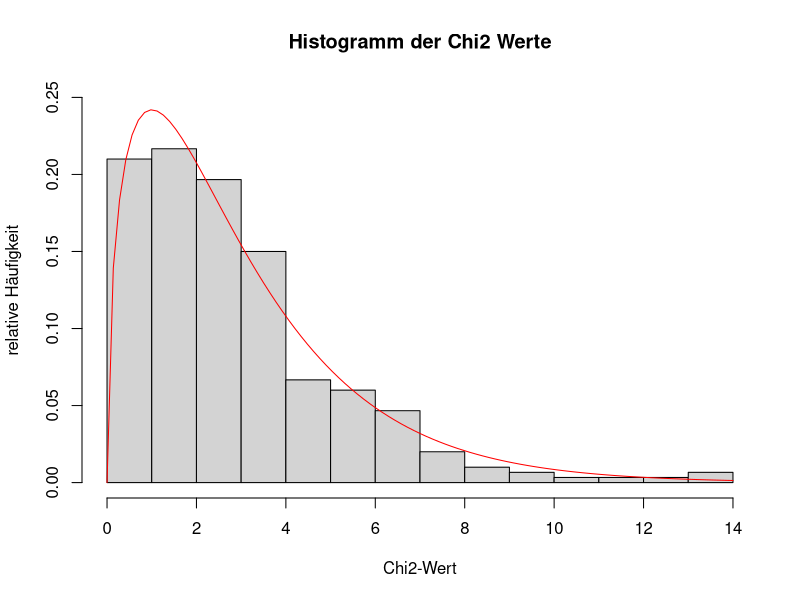
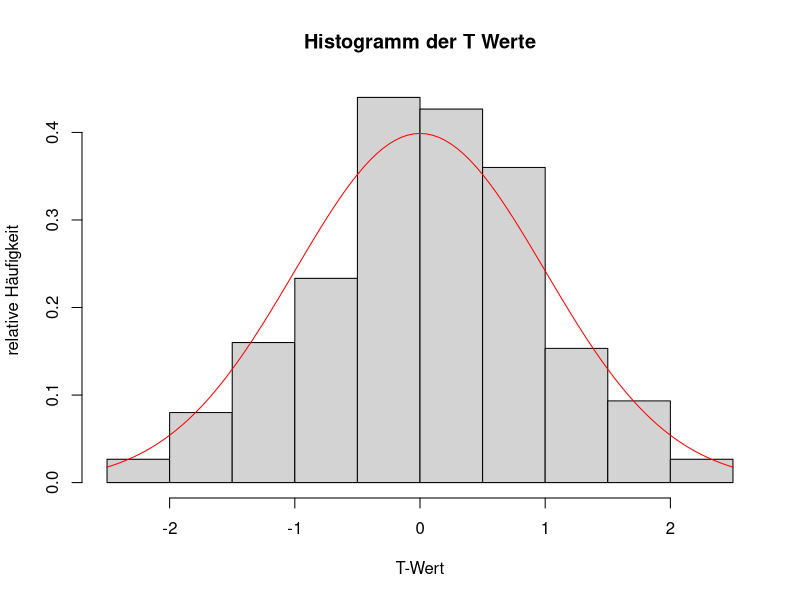
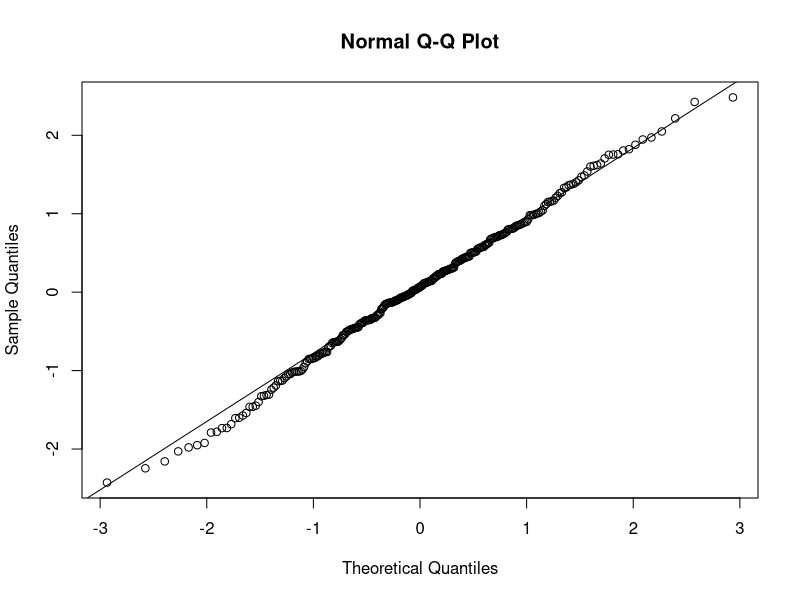
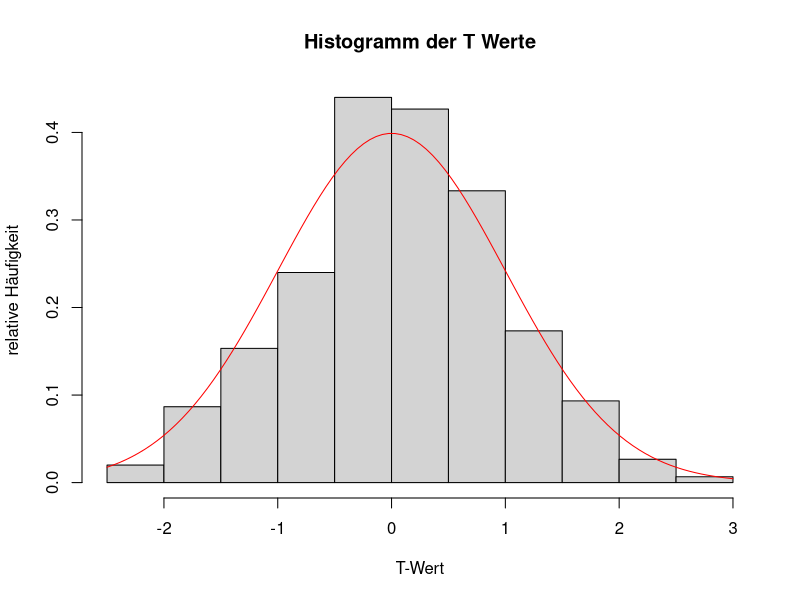
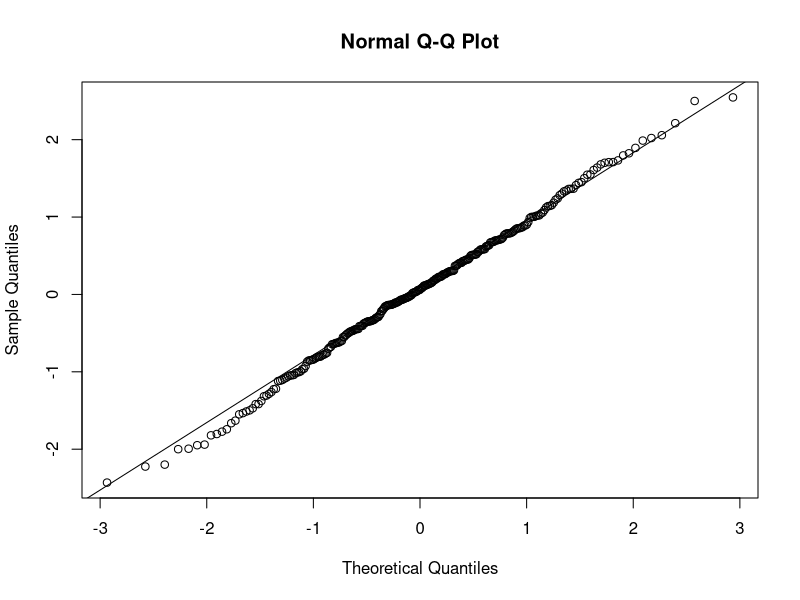
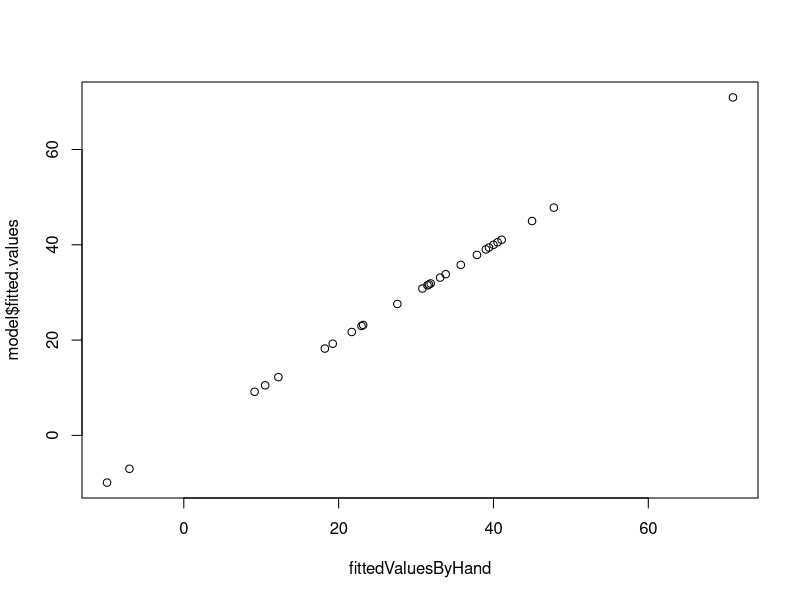
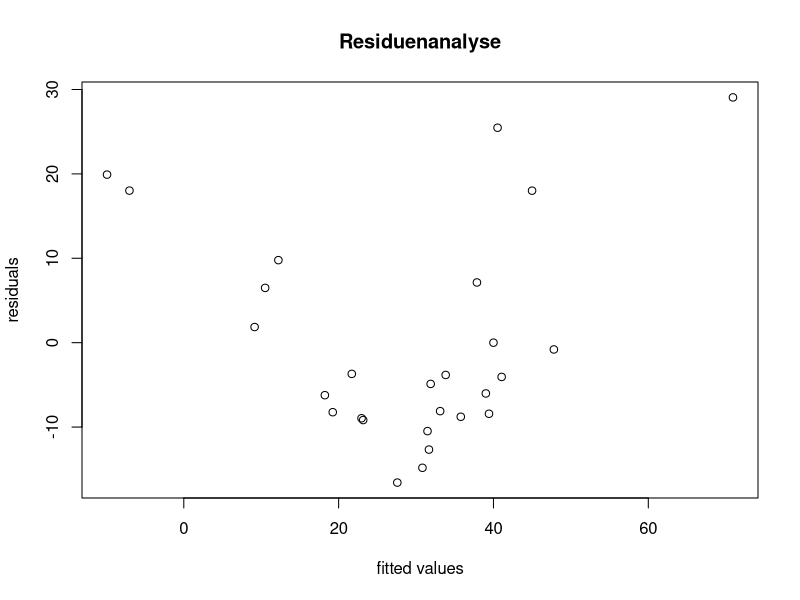
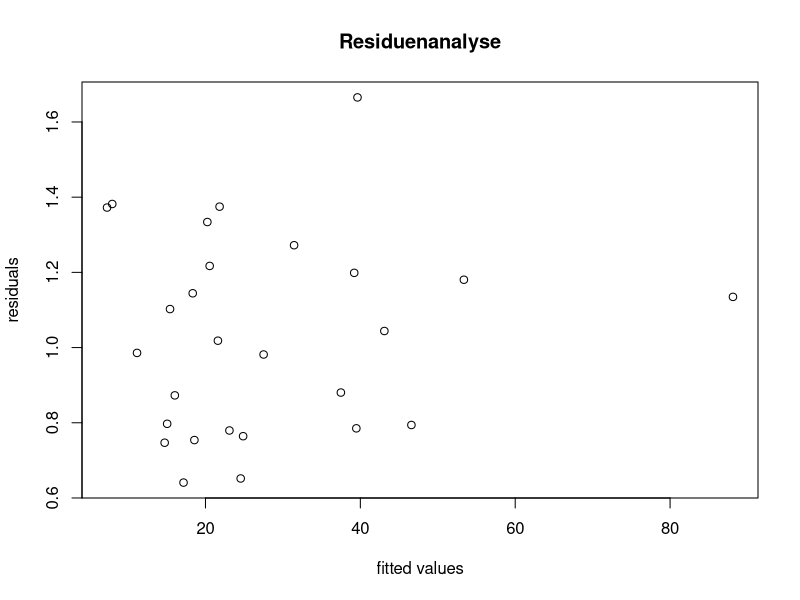

These charts were generated, in order, by the following R code:
## ---- chunk 1
  set.seed(123)
  #Diese Funktion simuliert die Multinomialverteilung und berechnet die Chi2-Teststatistik
  simulateAnpassungstest <- function(){
    n <- 1000
    p <- c(1/8, 1/4, 1/2, 1/8)
    a <- rmultinom(1, n, p)
    sum((a - n*p)^2/(n*p))
  }
## ---- chunk 2
  results <- c()
  #Wir berechnen 300-mal die Teststatistik und speichern sie in results
  for (i in 1:300){
    results =c(results ,simulateAnpassungstest())
  }

## ---- chunk 3
  #Wir plotten die Verteilung der Teststatistik 
  #und vergleichen sie mit der Chi2-Verteilung mit 3 Freiheitsgraden
  hist(results, freq=FALSE, main = "Histogramm der Chi2 Werte", xlab = "Chi2-Wert",
       ylab = "relative Häufigkeit", ylim = c(0, 0.25))
  curve(dchisq(x, 3), add = TRUE, col = "red")
## ---- chunk 4

set.seed(123)
mu0 <- 2
sigma <- 4
data <- rnorm(1000, mu0, sigma)
alpha <- 0.05

#Berechne mean und varianz der Daten
dataVar <- var(data)
dataMean <- mean(data)

#Berechne Teststatistik
T <- sqrt(length(data))*(dataMean-mu0)/sqrt(dataVar)

#Teststatistik
print(paste("T = ", T))

#p-Wert von T
print(paste("p-Wert von T = ", pt(T, length(data)-1, lower.tail = FALSE)))

#Testresultat
if (pt(T, length(data)-1, lower.tail = FALSE) > 1-alpha){
  print("Nullhypothese wird verworfen")
} else {
  print("Nullhypothese wird nicht verworfen")
}
## ---- chunk 5
set.seed(123)
Tdata = c()

#Berechne Teststatistik 300-mal
for (i in 1:300){
  data <- rnorm(1000, mu0, sigma)
  mu0 <- 2
  alpha <- 0.05

  T <- sqrt(length(data))*(mean(data)-mu0)/sqrt(var(data))
  Tdata = c(Tdata, T)
}
#Histogramm der Teststatistik, vergleiche mit t-Verteilung
hist(Tdata, freq=FALSE, main = "Histogramm der T Werte",
     xlab = "T-Wert", ylab = "relative Häufigkeit")
curve(dt(x, length(data)-1), add = TRUE, col = "red")
## ---- chunk 6
#Kolmogorov-Smirnoff-Test
print(ks.test(Tdata, "pt", length(data)-1))
## ---- chunk 7
qqnorm(Tdata)
qqline(Tdata)
## ---- chunk 8
set.seed(123)
mu0 <- 2
sigma <- 4
data <- rnorm(1000, mu0, sigma)
alpha <- 0.05

dataMean <- mean(data)

T <- sqrt(length(data))*(dataMean-mu0)/sigma

#Teststatistik
print(paste("T = ", T))

#p-Wert von T unter Normalverteilung
print(paste("p-Wert von T = ", pnorm(T, lower.tail = FALSE)))

#Testresultat
if (pnorm(T, lower.tail = FALSE) > 1-alpha){
  print("Nullhypothese wird verworfen")
} else {
  print("Nullhypothese wird nicht verworfen")
}
## ---- chunk 9
set.seed(123)
Tdata = c()

for (i in 1:300){
  data <- rnorm(1000, mu0, sigma)
  alpha <- 0.05

  T <- sqrt(length(data))*(mean(data)-mu0)/sigma
  Tdata = c(Tdata, T)
}
hist(Tdata, freq=FALSE, main = "Histogramm der T Werte", xlab = "T-Wert", ylab = "relative Häufigkeit")
curve(dnorm(x), add = TRUE, col = "red")

#Kolmogorov-Smirnoff-Test
print(ks.test(Tdata, "pnorm", lower.tail = FALSE))
## ---- chunk 10
qqnorm(Tdata)
qqline(Tdata)
## ---- chunk 11
data <- read.table("Datensaetze/wine.txt", header = TRUE)
## ---- chunk 12
head(data)
summary(data)
## ---- chunk 13
model <- lm(price ~ temp + h.rain + w.rain, data = data)
summary(model)
## ---- chunk 14
X = matrix(c(rep(1,length(data$temp)),data$temp,data$h.rain,data$w.rain),ncol=4)
HutMatrix = X%*%solve(t(X)%*%X)%*%t(X)
fittedValuesByHand = HutMatrix%*%data$price
## ---- chunk 15
plot(fittedValuesByHand, model$fitted.values)
if (all((fittedValuesByHand - model$fitted.values)<0.0001)){
  print("Die beiden Werte sind annähernd gleich")
} else {
  print("Die beiden Werte sind nicht annähernd gleich")
}
## ---- chunk 16
R2 = 1 - sum((data$price - fittedValuesByHand)^2)/sum((data$price - mean(data$price))^2)
print(paste("R2 = ", R2))
## ---- chunk 17
sigma.hat.sq = sum((data$price - fittedValuesByHand)^2)/(length(data$price)-4)
print(paste("sigma.hat= ", sqrt(sigma.hat.sq)))
## ---- chunk 18
model2 <- lm(price ~ temp + h.rain + w.rain + year, data = data)
summary(model2)
## ---- chunk 19
print(paste("R2 Vergleich: ","old model: ", summary(model)$r.squared,
                            " new model: ", summary(model2)$r.squared))
print(paste("Sigma Vergleich: ","old model: ", summary(model)$sigma,
                              " new model: ", summary(model2)$sigma))
## ---- chunk 20
plot(model$fitted.values, model$residuals, xlab = "fitted values", ylab = "residuals", main = "Residuenanalyse")
## ---- chunk 21
model3 <- lm(log(price) ~ temp + h.rain + w.rain + year, data = data)
summary(model3)
## ---- chunk 22
true.fitted.values = exp(model3$fitted.values)
model3.sigma.hat.sq = sum((data$price - true.fitted.values)^2)/(length(data$price)-4)
print(paste("sigma.hat= ", sqrt(model3.sigma.hat.sq)))

model3.R2=1-sum((data$price-true.fitted.values)^2)/sum((data$price-mean(data$price))^2)
print(paste("R2= ", model3.R2))
## ---- chunk 23
plot(exp(model3$fitted.values), exp(model3$residuals), xlab = "fitted values", ylab = "residuals", main = "Residuenanalyse")
## ---- chunk 24
Vergleichstabelle <- data.frame(
  Model = c("Model 1", "Model 2", "Model 3"),
  R2 = c(summary(model)$r.squared, summary(model2)$r.squared, model3.R2),
  Adjusted.R2 = c(summary(model)$adj.r.squared, summary(model2)$adj.r.squared,
                  1-(1-model3.R2)*(length(data$price)-1)/(length(data$price)-4)),
  Sigma = c(summary(model)$sigma, summary(model2)$sigma, sqrt(model3.sigma.hat.sq))
)
knitr::kable(Vergleichstabelle)
